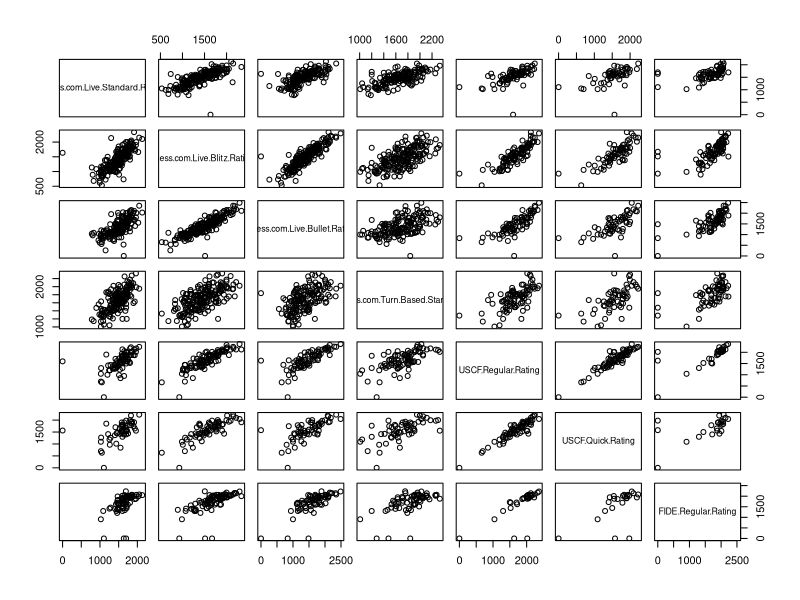
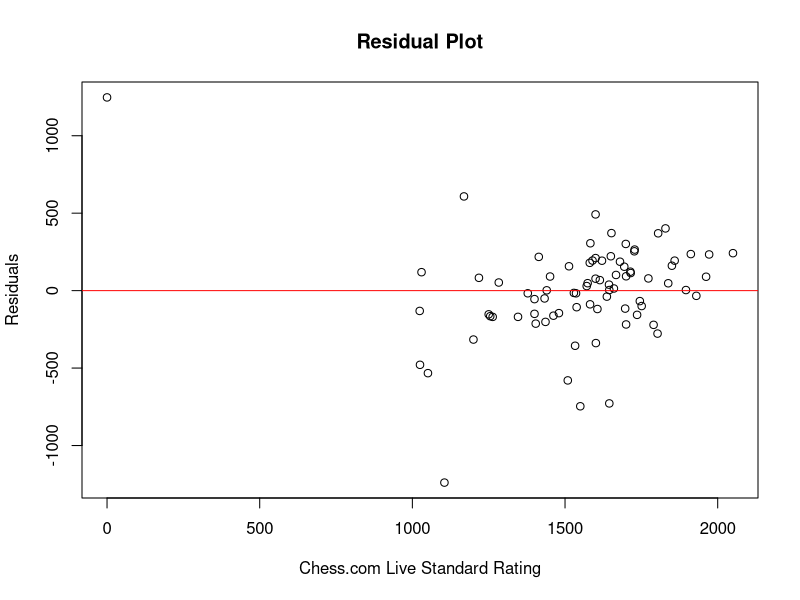
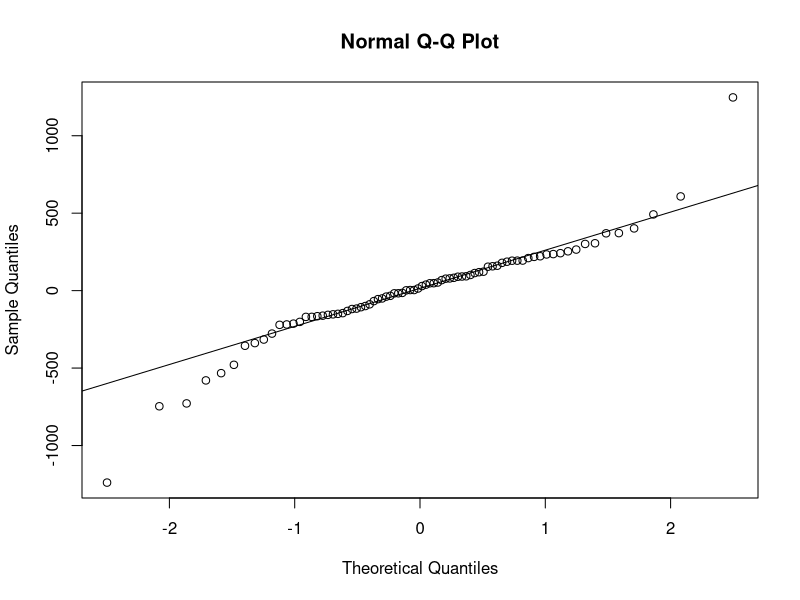
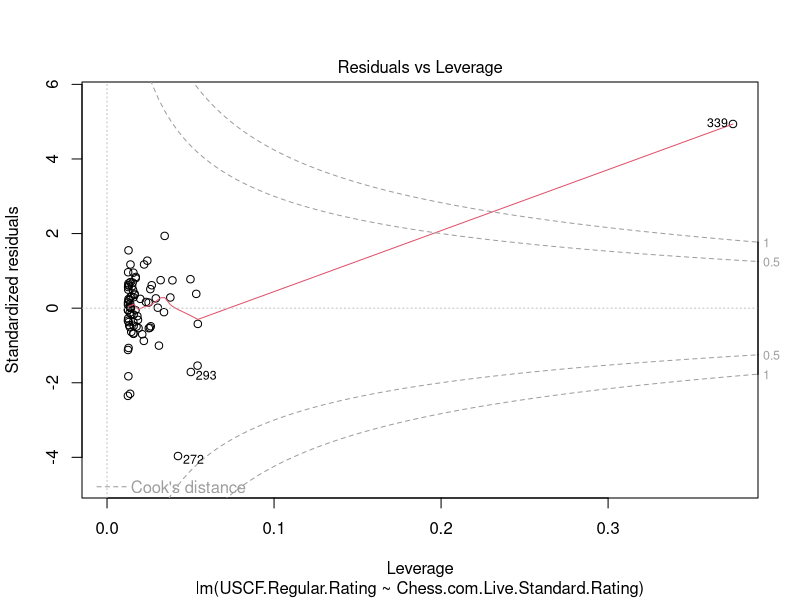
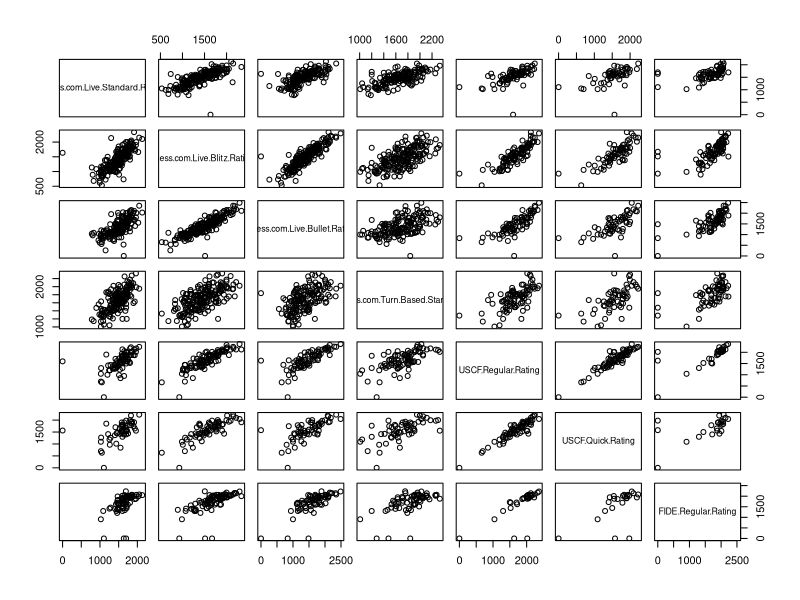
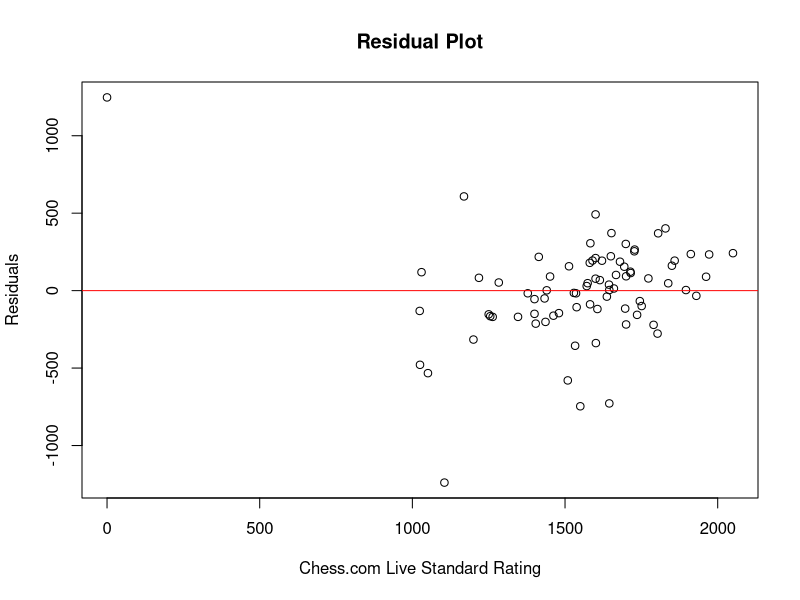
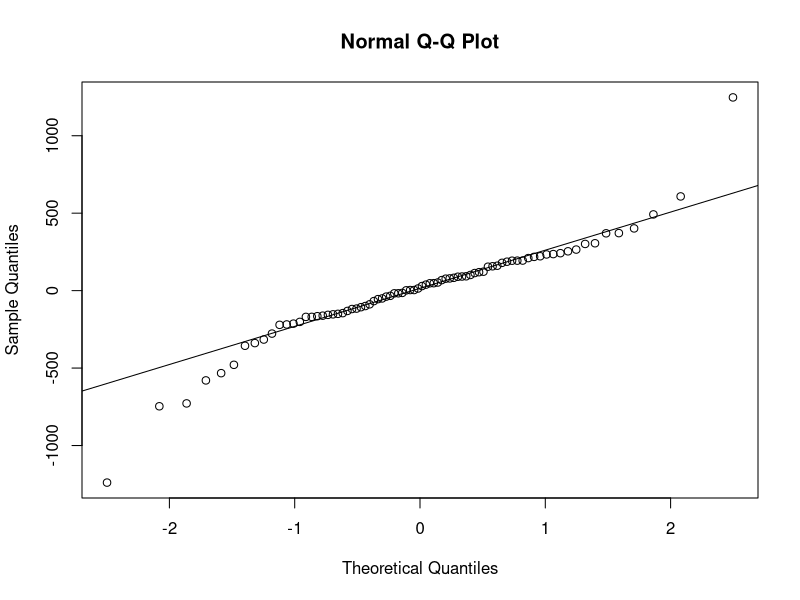
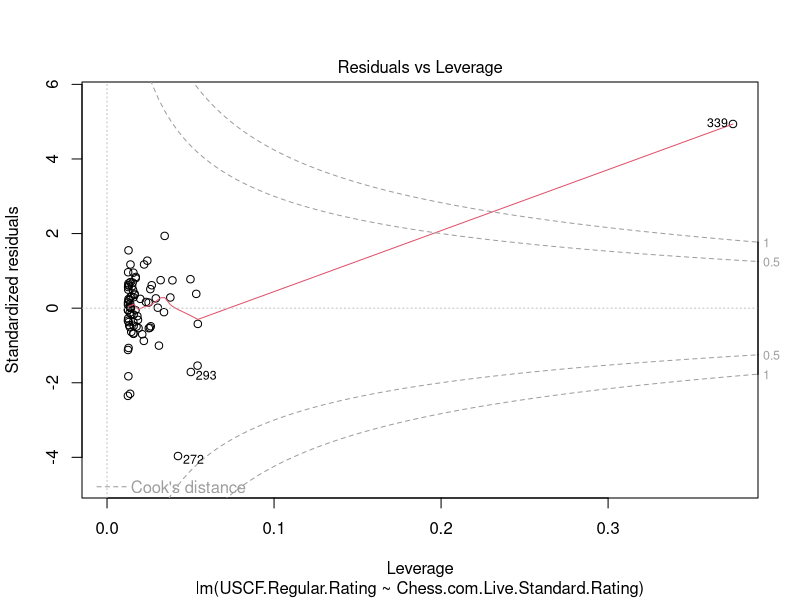

Generate these figures, in order, with R:
## ---- chunk 1
knitr::opts_chunk$set(echo = TRUE)
## ---- chunk 2
df = read.csv('ChessRatingComparison.csv')
numeric_data <- df[, sapply(df, is.numeric)]
pairs(numeric_data)
View(df)
## ---- chunk 3
#NAs must be omitted in order to be able to plot residuals
#If not the number of residuals and number of x values don't #match
filtered_data = numeric_data[c("USCF.Regular.Rating","Chess.com.Live.Standard.Rating")]
filtered_data = na.omit(filtered_data)
model = lm(USCF.Regular.Rating ~ Chess.com.Live.Standard.Rating, filtered_data)
#summary(model) (Used to find coefficients)
print("beta_0: 349.585 beta_1: 0.805")
intervals = confint(model)
#Find interval bounds (next 4 lines)(wouldn't let me print them together)
#print(intervals[1,1])
#print(intervals[1,2])
#print(intervals[2,1])
#print(intervals[2,2])
print("Confidence interval for beta_0: [-39.7649,738.934]")
print("Confidence interval for beta_1: [0.558424,1.05195]")
## ---- chunk 4
# Residual plot
residuals <- resid(model)
plot(filtered_data$Chess.com.Live.Standard.Rating, residuals, main = "Residual Plot", xlab = "Chess.com Live Standard Rating", ylab = "Residuals")
abline(h = 0, col = "red")  # Add a horizontal line at y = 0 

## ---- chunk 5
qqnorm(residuals)
qqline(residuals)
## ---- chunk 6
plot(model,which=5)
## ---- chunk 7
#Removing the high leverage outlier
filtered_data2 = filtered_data[!(row.names(filtered_data) %in% c("339")),]
## ---- chunk 8
model2 = lm(USCF.Regular.Rating ~ Chess.com.Live.Standard.Rating, filtered_data2)
#summary(model2) (Used to find coefficients)
print("beta_0: -398.11 beta_1: 1.27")
intervals = confint(model2)
#Find interval bounds (next 4 lines)(wouldn't let me print them together)
#print(intervals[1,1])
#print(intervals[1,2])
#print(intervals[2,1])
#print(intervals[2,2])
print("Confidence interval for beta_0: [-809.068,12.8567]")
print("Confidence interval for beta_1: [1.01226,1.52992]")
## ---- chunk 9
# 95% interval for the mean
predict(model,newdata=data.frame(Chess.com.Live.Standard.Rating=1600),interval="confidence")
# 95% prediction interval (uncertainty in a new school at this particular covariate)
predict(model,newdata=data.frame(Chess.com.Live.Standard.Rating=1600),interval="prediction")
## ---- chunk 10
model_clive = lm(USCF.Regular.Rating ~ Chess.com.Live.Standard.Rating, numeric_data)
summary(model_clive)
## ---- chunk 11
model_cturn = lm(USCF.Regular.Rating ~ Chess.com.Turn.Based.Standard, numeric_data)
summary(model_cturn)
## ---- chunk 12
model_uquick = lm(USCF.Regular.Rating ~ USCF.Quick.Rating, numeric_data)
summary(model_uquick)
## ---- chunk 13
model_fide = lm(USCF.Regular.Rating ~ FIDE.Regular.Rating, numeric_data)
summary(model_fide)
## ---- chunk 14
#Part a

df = read.csv('ChessRatingComparison.csv')
numeric_data <- df[, sapply(df, is.numeric)]
pairs(numeric_data)
View(df)

#Part b

#NAs must be omitted in order to be able to plot residuals
#If not the number of residuals and number of x values don't #match
filtered_data = numeric_data[c("USCF.Regular.Rating","Chess.com.Live.Standard.Rating")]
filtered_data = na.omit(filtered_data)
model = lm(USCF.Regular.Rating ~ Chess.com.Live.Standard.Rating, filtered_data)
#summary(model) (Used to find coefficients)
print("beta_0: 349.585 beta_1: 0.805")
intervals = confint(model)
#Find interval bounds (next 4 lines)(wouldn't let me print them together)
#print(intervals[1,1])
#print(intervals[1,2])
#print(intervals[2,1])
#print(intervals[2,2])
print("Confidence interval for beta_0: [-39.7649,738.934]")
print("Confidence interval for beta_1: [0.558424,1.05195]")

#Part c

# Residual plot
residuals <- resid(model)
print(length(residuals))
print(length(na.omit(filtered_data$Chess.com.Live.Standard.Rating)))
plot(filtered_data$Chess.com.Live.Standard.Rating, residuals, main = "Residual Plot", xlab = "Chess.com Live Standard Rating", ylab = "Residuals")
abline(h = 0, col = "red")  # Add a horizontal line at y = 0 

#Normal qq plot
qqnorm(residuals)
qqline(residuals)

#Residuals vs leverage with Cook's distance
plot(model,which=5)

#Part d

#Removing the high leverage outlier
filtered_data2 = filtered_data[!(row.names(filtered_data) %in% c("339")),]

model2 = lm(USCF.Regular.Rating ~ Chess.com.Live.Standard.Rating, filtered_data2)
#summary(model2) (Used to find coefficients)
print("beta_0: -398.11 beta_1: 1.27")
intervals = confint(model2)
#Find interval bounds (next 4 lines)(wouldn't let me print them together)
#print(intervals[1,1])
#print(intervals[1,2])
#print(intervals[2,1])
#print(intervals[2,2])
print("Confidence interval for beta_0: [-809.068,12.8567]")
print("Confidence interval for beta_1: [1.01226,1.52992]")

#Part f

# 95% interval for the mean
predict(model,newdata=data.frame(Chess.com.Live.Standard.Rating=1600),interval="confidence")
# 95% prediction interval
predict(model,newdata=data.frame(Chess.com.Live.Standard.Rating=1600),interval="prediction")

#Part g

model_clive = lm(USCF.Regular.Rating ~ Chess.com.Live.Standard.Rating, numeric_data)
summary(model_clive)

model_cturn = lm(USCF.Regular.Rating ~ Chess.com.Turn.Based.Standard, numeric_data)
summary(model_cturn)

model_uquick = lm(USCF.Regular.Rating ~ USCF.Quick.Rating, numeric_data)
summary(model_uquick)

model_fide = lm(USCF.Regular.Rating ~ FIDE.Regular.Rating, numeric_data)
summary(model_fide)
